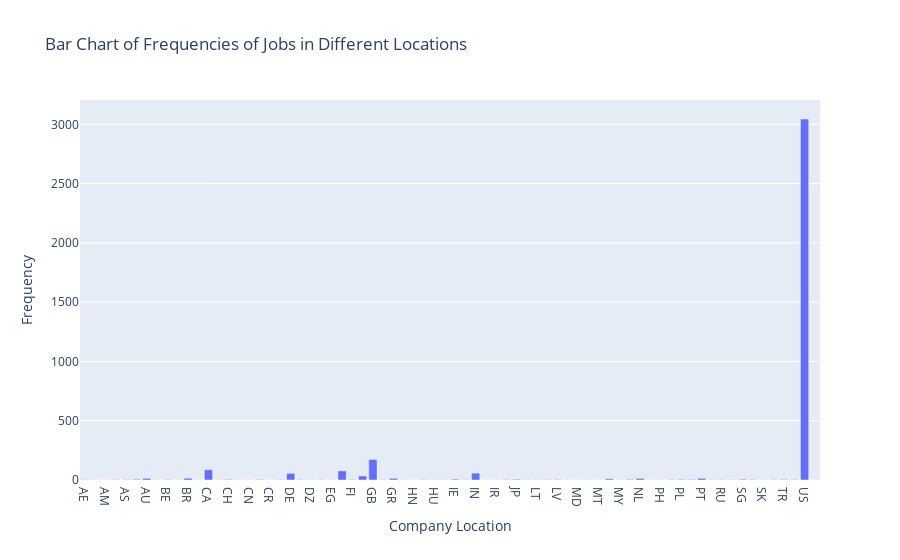

Write notebook code for a chart like this one.
### Markdown cell above
A bar chart was created to visualize the geographic distribution of companies represented in the dataset.

### Code cell
# Write your code here...
fig = px.bar(
    num_salaries_by_company,
    x = 'company_location',
    y = 'counts',
    title="Bar Chart of Frequencies of Jobs in Different Locations",
    labels={'company_location': 'Company Location', 'counts': 'Frequency'}
)

fig.show()

### Figure 1 — Plotly figure (JSON) as saved in the notebook; plotly's stock layout.template omitted (floating-point values rounded to 4 significant figures)
{"data": [{"hovertemplate": "Company Location=%{x}<br>Frequency=%{y}<extra></extra>", "legendgroup": "", "marker": {"color": "#636efa", "pattern": {"shape": ""}}, "name": "", "orientation": "v", "showlegend": false, "textposition": "auto", "type": "bar", "x": ["AE", "AL", "AM", "AR", "AS", "AT", "AU", "BA", "BE", "BO", "BR", "BS", "CA", "CF", "CH", "CL", "CN", "CO", "CR", "CZ", "DE", "DK", "DZ", "EE", "EG", "ES", "FI", "FR", "GB", "GH", "GR", "HK", "HN", "HR", "HU", "ID", "IE", "IL", "IN", "IQ", "IR", "IT", "JP", "KE", "LT", "LU", "LV", "MA", "MD", "MK", "MT", "MX", "MY", "NG", "NL", "NZ", "PH", "PK", "PL", "PR", "PT", "RO", "RU", "SE", "SG", "SI", "SK", "TH", "TR", "UA", "US", "VN"], "xaxis": "x", "y": [3, 1, 1, 3, 3, 6, 14, 1, 4, 1, 15, 1, 87, 2, 5, 1, 1, 4, 1, 3, 56, 4, 1, 2, 1, 77, 3, 34, 173, 2, 14, 1, 1, 3, 2, 2, 7, 2, 58, 1, 1, 4, 6, 2, 2, 3, 4, 1, 1, 1, 1, 10, 1, 5, 13, 1, 1, 4, 5, 4, 14, 2, 3, 2, 6, 4, 1, 3, 5, 4, 3045, 1], "yaxis": "y"}], "layout": {"barmode": "relative", "legend": {"tracegroupgap": 0}, "title": {"text": "Bar Chart of Frequencies of Jobs in Different Locations"}, "xaxis": {"anchor": "y", "domain": [0, 1], "title": {"text": "Company Location"}}, "yaxis": {"anchor": "x", "domain": [0, 1], "title": {"text": "Frequency"}}}}
